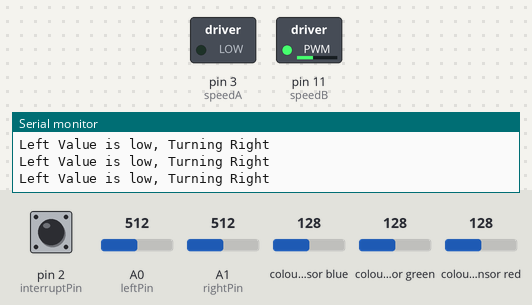
Recording of a sketch running on a simulated Arduino Uno, built with avr-gcc and run on an emulated ATmega328P. Shown: switched loads named in the sketch (green lamp = pin HIGH), the last lines printed to the serial monitor. Inputs (shaded band) come from the test bench; at power-on: A0 (leftPin) = 512, A1 (rightPin) = 512, pin 2 (interruptPin) HIGH, colour sensor blue 128, colour sensor green 128, colour sensor red 128. Pins used as bus, display or sensor lines are not drawn.

Above: at 1.2 s.
1.3 s: A0 (leftPin) set to 736
4.3 s: A0 (leftPin) set to 757
At 5.5 s:
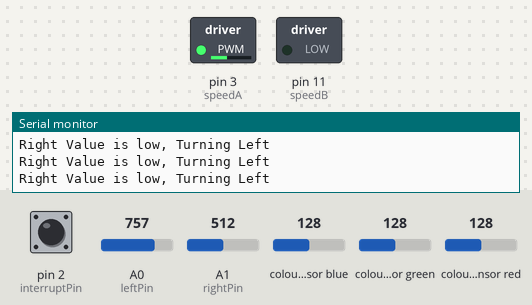
5.8 s: A1 (rightPin) set to 735
8.8 s: A1 (rightPin) set to 758
At 9.3 s:
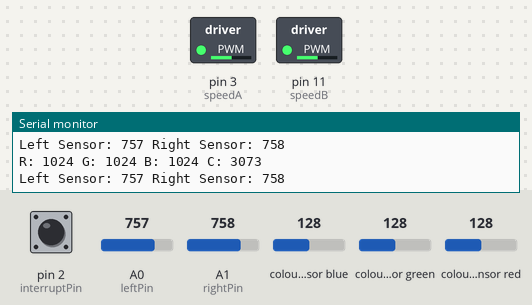
10.4 s: pin 2 (interruptPin) pulled LOW for 1 s
At 11.2 s:
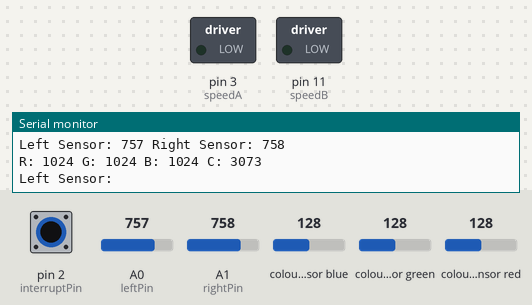
Timing chart, 0 to 13.4 s (numbered marks = the images above; inputs shaded):
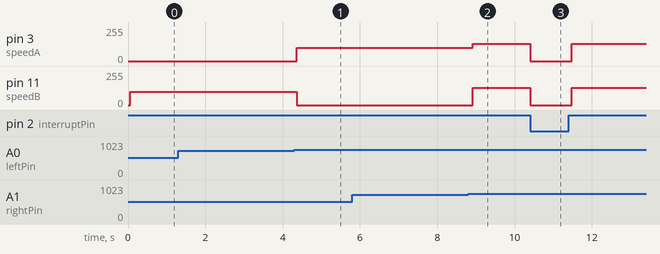

The sketch:

Source.ino
```cpp
#include "Adafruit_TCS34725.h"
#include <Wire.h>

Adafruit_TCS34725 tcs = Adafruit_TCS34725(TCS34725_INTEGRATIONTIME_50MS, TCS34725_GAIN_1X);

const byte interruptPin = 2;  //Pin used to trigger interrupt

const int leftPin  = 0;       //Left Motor
const int rightPin = 1;       //Left Motor

const int dirA = 12;          //decides to turn on Left Motor
const int dirB = 13;          //decides to turn on Right Motor
const int speedA = 3;         //Pin supplying the value for speed
const int speedB = 11;        //Pin supplying the value for speed

const int forward  = HIGH;
const int backward = LOW;

// the vehicle that is moving forward at a constant speed and will stop when obstacle is detected
// & continue to move when the obstacle disappears.
void isr1() {
  digitalWrite(dirA, LOW);
  digitalWrite(dirB, LOW);
  analogWrite(speedA, 0);
  analogWrite(speedB, 0);
}

void setup() {
  // Interrupt setup
  pinMode(interruptPin, INPUT);
  attachInterrupt(digitalPinToInterrupt(interruptPin), isr1, LOW);
  uint16_t r;
  // Direction setup:
  pinMode(dirA,OUTPUT);
  pinMode(dirB,OUTPUT);
  // Speed setup:
  pinMode(speedA,INPUT);
  pinMode(speedB,INPUT);
  //Serial Monitor setup:
  Serial.begin(9600);
}

bool colorData() {
  uint16_t r, g, b, c;
  tcs.getRawData(&r, &g, &b, &c);

  //Printing for testing purposes:
  Serial.print("R: "); Serial.print(r, DEC); Serial.print(" ");
  Serial.print("G: "); Serial.print(g, DEC); Serial.print(" ");
  Serial.print("B: "); Serial.print(b, DEC); Serial.print(" ");
  Serial.print("C: "); Serial.print(c, DEC); Serial.print(" ");
  Serial.println(" ");

  if (r > 600 && r < 1500 && g < 500 && b < 500) { //logic if red is detected
    return false;
  }
  else
    return true;                                    //red is not detected and everything can continue normally
}

void Forward() {
  digitalWrite(dirA, HIGH);
  digitalWrite(dirB, HIGH);
  analogWrite(speedA, 130);   //right motor speed
  analogWrite(speedB, 130);   //left motor speed
}

void Left() {
  digitalWrite(dirA, HIGH);
  digitalWrite(dirB, HIGH);
  analogWrite(speedA, 100);
  analogWrite(speedB, 0);
}

// will make car turn right
void Right() {
  digitalWrite(dirA, HIGH);
  digitalWrite(dirB, HIGH);
  analogWrite(speedA, 0);
  analogWrite(speedB, 100);
}

void Stop() {
  analogWrite(speedA, 0);
  analogWrite(speedB, 0);
}

// Detects black line:
// if left sensor detects white, car has moved off track in the left direction ==> move right
// if right sensor detects line, car has moved off track in the right direction ==> move left
//if neither, keep moving forward
void lineDetection() {

  Forward();

  int LValue  = analogRead(leftPin);      //both values are constantly read at each iteration
  int RValue = analogRead(rightPin);

  while(LValue < 750) {
    Serial.println("Left Value is low, Turning Right");
    Right();
    LValue  = analogRead(leftPin);
    RValue = analogRead(rightPin);

  }

  while(RValue < 750) {
    Serial.println("Right Value is low, Turning Left");
    Left();
    LValue  = analogRead(leftPin);
    RValue = analogRead(rightPin);

  }

  //testing purposes
  Serial.print("Left Sensor: ");  Serial.print(LValue); Serial.print(" ");
  Serial.print("Right Sensor: "); Serial.print(RValue); Serial.println(" ");

  }

void loop() {

  bool color = colorData();   //colorData() returns true or false

  if(color) {
    lineDetection();
  }

  else {
    Serial.println("RED........STOP.......3 SECONDS......");
    Stop();
    delay(3000);             //3 second stop
    Forward();
  }
}
```

Measured:
- the behaviour switches between 749 and 750 on A0 (leftPin) (found by bisection; images 0 and 1)
- the behaviour switches between 749 and 750 on A1 (rightPin) (found by bisection; images 1 and 2)
- after the input at 4.3 s, pin 3 (speedA): 0/255 → 100/255 after 0.07 s; pin 11 (speedB): 100/255 → 0/255 after 0.07 s
- after the input at 8.8 s, pin 3 (speedA): 100/255 → 130/255 after 0.11 s; pin 11 (speedB): 0/255 → 130/255 after 0.11 s
- after the input at 10.4 s, pin 3 (speedA), pin 11 (speedB): 130/255 → 0/255 at once, → 130/255 1.1 s later
